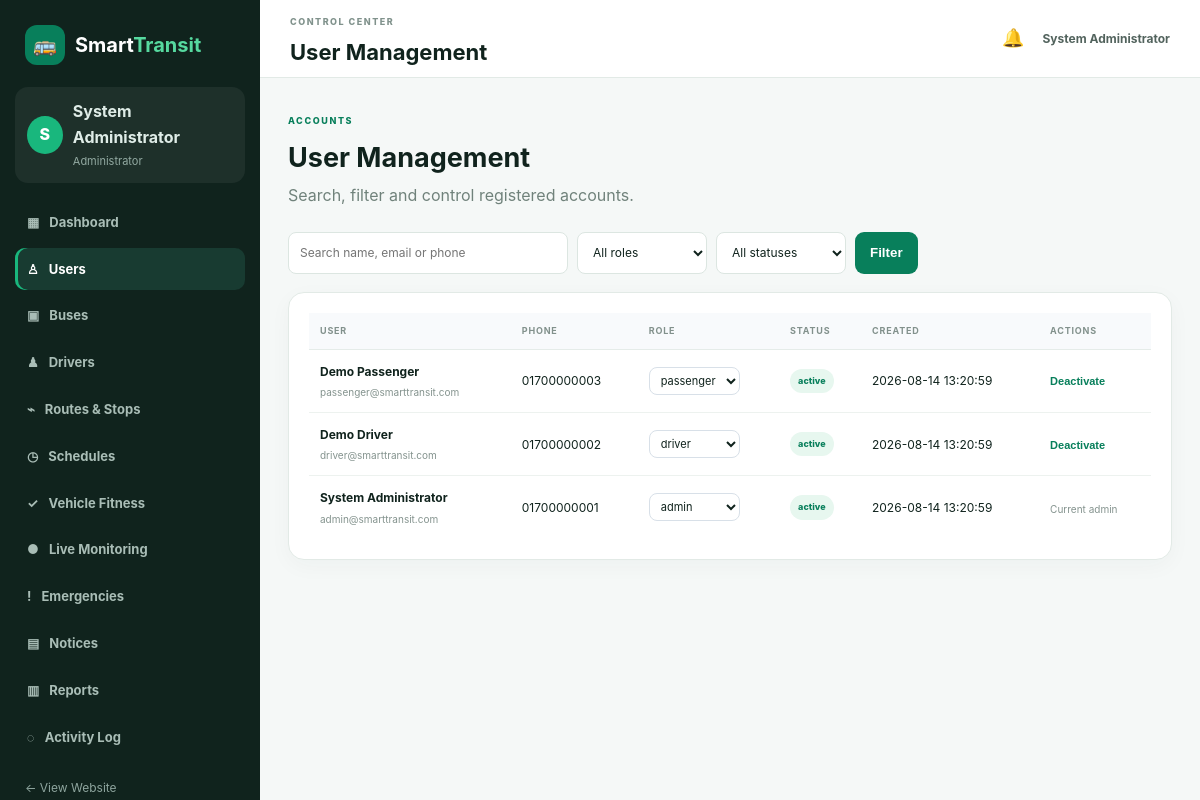
The page /admin/users.php (signed in) on the database its author committed.
### tables this page shows
CREATE TABLE IF NOT EXISTS users (
    id INT UNSIGNED AUTO_INCREMENT PRIMARY KEY,
    name VARCHAR(100) NOT NULL,
    email VARCHAR(150) NOT NULL UNIQUE,
    phone VARCHAR(30) NOT NULL,
    password VARCHAR(255) NOT NULL,
    role ENUM('passenger','driver','admin') NOT NULL DEFAULT 'passenger',
    status ENUM('active','inactive','blocked') NOT NULL DEFAULT 'active',
    created_at TIMESTAMP DEFAULT CURRENT_TIMESTAMP
);

### includes/auth.php (called while the page is built, shortened)
<?php
function currentUser(): ?array {
    return $_SESSION['user'] ?? null;
}
?>

### includes/functions.php (called while the page is built, shortened)
<?php
function e(?string $value): string {
    return htmlspecialchars($value ?? '', ENT_QUOTES, 'UTF-8');
}
?>

### admin/users.php (the view, shortened to what this page needs)
<?php
require_once __DIR__.'/_common.php'; $adminTitle='User Management'; checkPostCsrf();
$q=postString('q'); $role=$_GET['role']??''; $status=$_GET['status']??'';
$sql="SELECT id,name,email,phone,role,status,created_at FROM users WHERE 1";$p=[];
$sql.=" ORDER BY id DESC";$st=$pdo->prepare($sql);$st->execute($p);$rows=$st->fetchAll();
require __DIR__.'/_layout.php';
?>
<div class="admin-page-head"><div><span class="admin-kicker">ACCOUNTS</span><h2>User Management</h2><p>Search, filter and control registered accounts.</p></div></div>
<form class="admin-filters" method="get"><input name="q" value="<?= e($q) ?>" placeholder="Search name, email or phone"><select name="role"><option value="">All roles</option></select><select name="status"><option value="">All statuses</option></select><button class="admin-btn">Filter</button></form>
<section class="admin-panel"><div class="admin-table-wrap"><table class="admin-table"><thead><tr><th>User</th><th>Phone</th><th>Role</th><th>Status</th><th>Created</th><th>Actions</th></tr></thead><tbody>
<?php foreach($rows as $r): ?><tr><td><strong><?= e($r['name']) ?></strong><small><?= e($r['email']) ?></small></td><td><?= e($r['phone']) ?></td><td><form method="post" class="inline-form"><input type="hidden" name="csrf_token" value="<?= e(csrfToken()) ?>"><input type="hidden" name="id" value="<?= $r['id'] ?>"><input type="hidden" name="action" value="role"><select name="role" onchange="this.form.submit()"><?php foreach(['passenger','driver','admin'] as $v): ?><option value="<?= $v ?>" <?= $r['role']===$v?'selected':'' ?>><?= $v ?></option><?php endforeach; ?></select></form></td><td><?= statusBadge($r['status']) ?></td><td><?= e($r['created_at']) ?></td><td><?php if($r['id']!=$adminUser['id']): ?><form method="post" class="inline-form"><input type="hidden" name="csrf_token" value="<?= e(csrfToken()) ?>"><input type="hidden" name="id" value="<?= $r['id'] ?>"><input type="hidden" name="action" value="toggle"><button class="admin-link-btn"><?= $r['status']==='active'?'Deactivate':'Activate' ?></button></form><?php else: ?><small>Current admin</small><?php endif; ?></td></tr><?php endforeach; ?>
</tbody></table></div></section>
<?php require __DIR__.'/_layout_end.php'; ?>

### admin/_layout.php (shortened to what this page needs)
<?php
require_once __DIR__ . '/_common.php';
$adminTitle = $adminTitle ?? 'Admin';
$emergencyCount = 0;
try { $emergencyCount=(int)$pdo->query("SELECT COUNT(*) FROM emergency_reports WHERE status IN ('New','Investigating')")->fetchColumn(); } catch(Throwable $e){}
?>
<!DOCTYPE html>
<html lang="en"><head>
<link rel="stylesheet" href="<?= BASE_URL ?>/assets/css/style.css">
<link rel="stylesheet" href="https://unpkg.com/leaflet@1.9.4/dist/leaflet.css">
</head><body class="admin-body">
<div class="admin-shell">
<aside class="admin-sidebar" id="adminSidebar">
  <a class="admin-brand" href="<?= BASE_URL ?>/admin/dashboard.php"><span>🚌</span><b>Smart<span>Transit</span></b></a>
  <div class="admin-user-mini"><div class="admin-avatar"><?= e(strtoupper(substr($adminUser['name']??'A',0,1))) ?></div><div><strong><?= e($adminUser['name']) ?></strong><small>Administrator</small></div></div>
  <nav class="admin-nav">
    <a class="<?= basename($_SERVER['PHP_SELF'])==='dashboard.php'?'active':'' ?>" href="<?= BASE_URL ?>/admin/dashboard.php">▦ <span>Dashboard</span></a>
    <a class="<?= basename($_SERVER['PHP_SELF'])==='users.php'?'active':'' ?>" href="<?= BASE_URL ?>/admin/users.php">♙ <span>Users</span></a>
    <a class="<?= basename($_SERVER['PHP_SELF'])==='buses.php'?'active':'' ?>" href="<?= BASE_URL ?>/admin/buses.php">▣ <span>Buses</span></a>
    <a class="<?= basename($_SERVER['PHP_SELF'])==='drivers.php'?'active':'' ?>" href="<?= BASE_URL ?>/admin/drivers.php">♟ <span>Drivers</span></a>
    <a class="<?= basename($_SERVER['PHP_SELF'])==='routes.php'?'active':'' ?>" href="<?= BASE_URL ?>/admin/routes.php">⌁ <span>Routes & Stops</span></a>
    <a class="<?= basename($_SERVER['PHP_SELF'])==='schedules.php'?'active':'' ?>" href="<?= BASE_URL ?>/admin/schedules.php">◷ <span>Schedules</span></a>
    <a class="<?= basename($_SERVER['PHP_SELF'])==='vehicles.php'?'active':'' ?>" href="<?= BASE_URL ?>/admin/vehicles.php">✓ <span>Vehicle Fitness</span></a>
    <a class="<?= basename($_SERVER['PHP_SELF'])==='live.php'?'active':'' ?>" href="<?= BASE_URL ?>/admin/live.php">● <span>Live Monitoring</span></a>
    <a class="<?= basename($_SERVER['PHP_SELF'])==='emergencies.php'?'active':'' ?>" href="<?= BASE_URL ?>/admin/emergencies.php">! <span>Emergencies <?php if($emergencyCount): ?><em><?= $emergencyCount ?></em><?php endif; ?></span></a>
    <a class="<?= basename($_SERVER['PHP_SELF'])==='notices.php'?'active':'' ?>" href="<?= BASE_URL ?>/admin/notices.php">▤ <span>Notices</span></a>
    <a class="<?= basename($_SERVER['PHP_SELF'])==='reports.php'?'active':'' ?>" href="<?= BASE_URL ?>/admin/reports.php">▥ <span>Reports</span></a>
    <a class="<?= basename($_SERVER['PHP_SELF'])==='activity.php'?'active':'' ?>" href="<?= BASE_URL ?>/admin/activity.php">◌ <span>Activity Log</span></a>
  </nav>
  <a class="admin-side-home" href="<?= BASE_URL ?>/index.php">← View Website</a>
</aside>
<div class="admin-main">
<header class="admin-topbar"><button class="admin-menu-btn" id="adminMenuBtn">☰</button><div><small>CONTROL CENTER</small><h1><?= e($adminTitle) ?></h1></div><div class="admin-top-actions"><a href="<?= BASE_URL ?>/admin/emergencies.php" title="Emergencies">🔔<?php if($emergencyCount): ?><b><?= $emergencyCount ?></b><?php endif; ?></a><a class="admin-profile" href="<?= BASE_URL ?>/admin/dashboard.php"><?= e($adminUser['name']) ?></a></div></header>
<main class="admin-content">

### admin/_common.php (shortened to what this page needs)
<?php
require_once __DIR__ . '/../includes/auth.php';
require_once __DIR__ . '/../includes/functions.php';
$adminUser = currentUser();
function postString(string $key, string $default=''): string { return trim((string)($_POST[$key] ?? $default)); }
function statusBadge(string $status): string {
    $safe=e($status);
    $class=strtolower(str_replace([' ','_'],'-',$status));
    return '<span class="admin-badge '.$class.'">'.$safe.'</span>';
}

### rows shown on the page
users: name "S", name "System Administrator", email "admin@smarttransit.com", phone "01700000001", role "admin", status "active", created_at "2026-08-14 13:20:59", shows "Current admin"
users: name "Demo Passenger", email "passenger@smarttransit.com", phone "01700000003", role "passenger", status "active", created_at "2026-08-14 13:20:59", shows "Deactivate"
users: name "Demo Driver", email "driver@smarttransit.com", phone "01700000002", role "driver", status "active", created_at "2026-08-14 13:20:59", shows "Deactivate"

### other values the page prints
$adminTitle "User Management"
